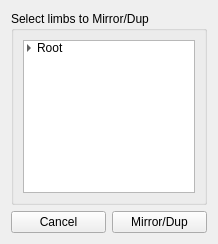
<?xml version="1.0" encoding="UTF-8"?>
<ui version="4.0">
 <class>Form</class>
 <widget class="QWidget" name="Form">
  <property name="geometry">
   <rect>
    <x>0</x>
    <y>0</y>
    <width>218</width>
    <height>244</height>
   </rect>
  </property>
  <property name="windowTitle">
   <string>Form</string>
  </property>
  <layout class="QVBoxLayout" name="verticalLayout_2">
   <item>
    <layout class="QVBoxLayout" name="verticalLayout">
     <item>
      <widget class="QGroupBox" name="groupBox_70">
       <property name="title">
        <string>Select limbs to Mirror/Dup</string>
       </property>
       <layout class="QHBoxLayout" name="horizontalLayout_126">
        <item>
         <layout class="QVBoxLayout" name="verticalLayout_135">
          <item>
           <widget class="QTreeWidget" name="treeWidget_4">
            <property name="autoScrollMargin">
             <number>16</number>
            </property>
            <property name="alternatingRowColors">
             <bool>true</bool>
            </property>
            <property name="selectionMode">
             <enum>QAbstractItemView::MultiSelection</enum>
            </property>
            <property name="autoExpandDelay">
             <number>-1</number>
            </property>
            <property name="indentation">
             <number>10</number>
            </property>
            <property name="headerHidden">
             <bool>true</bool>
            </property>
            <column>
             <property name="text">
              <string notr="true">1</string>
             </property>
            </column>
            <item>
             <property name="text">
              <string>Root</string>
             </property>
             <item>
              <property name="text">
               <string>Spine</string>
              </property>
              <item>
               <property name="text">
                <string>Arm (M)</string>
               </property>
               <item>
                <property name="text">
                 <string>Hand</string>
                </property>
               </item>
              </item>
              <item>
               <property name="text">
                <string>Head</string>
               </property>
              </item>
              <item>
               <property name="text">
                <string>Leg (M)</string>
               </property>
              </item>
              <item>
               <property name="text">
                <string>Tail</string>
               </property>
              </item>
             </item>
            </item>
           </widget>
          </item>
         </layout>
        </item>
       </layout>
      </widget>
     </item>
     <item>
      <layout class="QHBoxLayout" name="horizontalLayout">
       <item>
        <widget class="QPushButton" name="pushButton">
         <property name="text">
          <string>Cancel</string>
         </property>
        </widget>
       </item>
       <item>
        <widget class="QPushButton" name="pushButton_2">
         <property name="text">
          <string>Mirror/Dup</string>
         </property>
        </widget>
       </item>
      </layout>
     </item>
    </layout>
   </item>
  </layout>
 </widget>
 <resources/>
 <connections/>
</ui>
